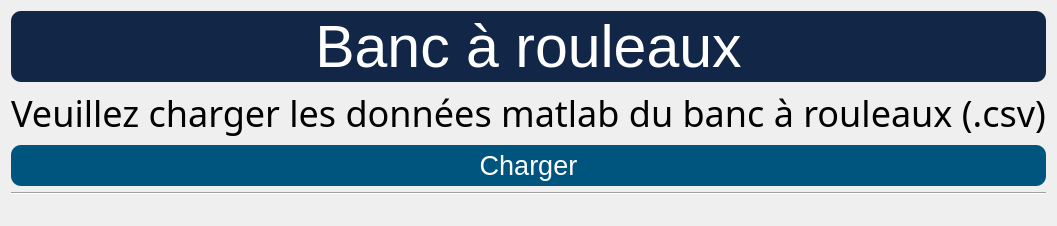
             <widget class="QWidget" name="page_2">
              <layout class="QGridLayout" name="gridLayout_9">
               <item row="0" column="0">
                <widget class="QPushButton" name="pushButton_21">
                 <property name="minimumSize">
                  <size>
                   <width>0</width>
                   <height>71</height>
                  </size>
                 </property>
                 <property name="maximumSize">
                  <size>
                   <width>16777215</width>
                   <height>71</height>
                  </size>
                 </property>
                 <property name="font">
                  <font>
                   <pointsize>44</pointsize>
                  </font>
                 </property>
                 <property name="styleSheet">
                  <string notr="true">

QPushButton {
    border-radius: 10px; 
color: rgb(255, 255, 255);
background-color: rgb(18, 39, 72);

}</string>
                 </property>
                 <property name="text">
                  <string>Banc à rouleaux</string>
                 </property>
                </widget>
               </item>
               <item row="1" column="0">
                <widget class="QLabel" name="label_16">
                 <property name="minimumSize">
                  <size>
                   <width>0</width>
                   <height>51</height>
                  </size>
                 </property>
                 <property name="maximumSize">
                  <size>
                   <width>16777215</width>
                   <height>51</height>
                  </size>
                 </property>
                 <property name="font">
                  <font>
                   <family>Arial Rounded MT Bold</family>
                   <pointsize>27</pointsize>
                  </font>
                 </property>
                 <property name="text">
                  <string>&lt;html&gt;&lt;head/&gt;&lt;body&gt;&lt;p align=&quot;center&quot;&gt;Veuillez charger les données matlab du banc à rouleaux (.csv)&lt;/p&gt;&lt;/body&gt;&lt;/html&gt;</string>
                 </property>
                </widget>
               </item>
               <item row="3" column="0">
                <widget class="Line" name="line_6">
                 <property name="orientation">
                  <enum>Qt::Horizontal</enum>
                 </property>
                </widget>
               </item>
               <item row="2" column="0">
                <widget class="QPushButton" name="pushButton_22">
                 <property name="minimumSize">
                  <size>
                   <width>0</width>
                   <height>41</height>
                  </size>
                 </property>
                 <property name="maximumSize">
                  <size>
                   <width>16777215</width>
                   <height>41</height>
                  </size>
                 </property>
                 <property name="font">
                  <font>
                   <pointsize>20</pointsize>
                  </font>
                 </property>
                 <property name="styleSheet">
                  <string notr="true">

QPushButton {
    border-radius: 10px; 
color: rgb(255, 255, 255);
	background-color: rgb(0, 85, 127);

}

QPushButton:hover {
background-color: rgb(170, 0, 0);
}


QPushButton:pressed {
    background-color: rgb(0, 0, 0);
}</string>
                 </property>
                 <property name="text">
                  <string>Charger</string>
                 </property>
                </widget>
               </item>
               <item row="4" column="0">
                <widget class="QLabel" name="label_7">
                 <property name="styleSheet">
                  <string notr="true">border-image: url(:/im/banc_rouleaux.jpg);</string>
                 </property>
                 <property name="text">
                  <string/>
                 </property>
                </widget>
               </item>
              </layout>
             </widget>
